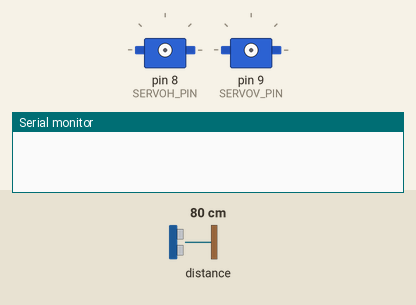
Recording of a sketch running on a simulated Arduino Uno, built for the host (arithmetic inside an expression is 32-bit, double 64-bit). Parts: 2 × servo, the last lines printed to the serial monitor. Inputs (shaded band) come from the test bench; at power-on: distance to the obstacle 80 cm. Storage starts empty.

Above: at 0.0 s.
At 8.08 s:
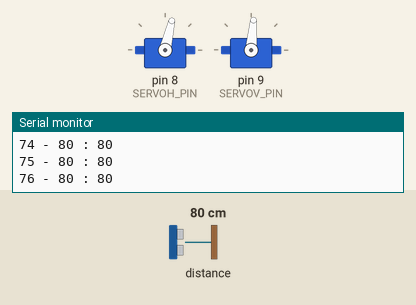
At 16.38 s:
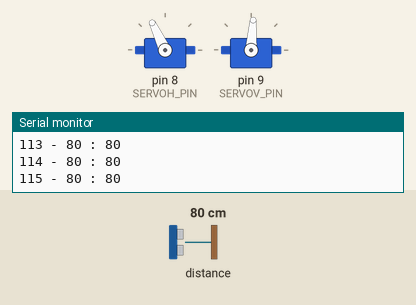
At 27.3 s:
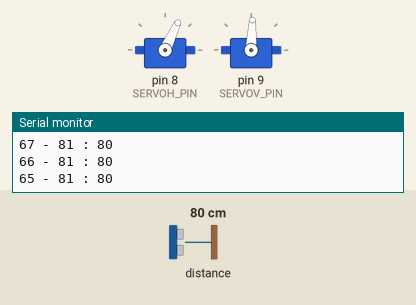
Timing chart, 0 to 40.0 s (numbered marks = the images above):
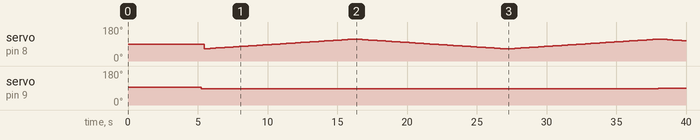

Measured:
- by itself, servo on pin 9 (SERVOV_PIN): 95° → 85° at 5.3 s, → 86° 10.9 s later, → 87° 10.9 s later, → 88° 10.9 s later

The sketch:

LIDAR_polygons_backup_.ino
```cpp
//Arduino LIDAR sensor to VRML
//Created by Fabien SANTOS-CESSAC

#include <Wire.h>
#include <LIDARLite.h>

#include <SD.h>
#include <Ethernet.h>
#include <math.h>

#include <Servo.h>

#define SERVOH_PIN 8  //Horizontal servo's pin
#define SERVOV_PIN 9  //Vertical servo's pin
#define SCAN_SPEED 10  //1 = fast, 10 = slow
#define SERVOH_MID 90
#define SERVOV_MID 95


LIDARLite myLidarLite;
File myFile;
Servo servoH; //Horizontal servo  --min-mid-max: 0 -90-180  right - left
Servo servoV; //Vertical servo    --min-mid-max: 85-95-180  down  - up

float x = 0, y = 0, z = 0;

char vlow = 85, vhigh = 115, hright = 65, hleft = 115; //scan area
char vpoints = 0, hpoints = 0;
boolean crs = 0; //comma removal system =D
int zCenter = 0; //offset to center the object in the VRML viewer

void setup()
{
  // put your setup code here, to run once:
  Serial.begin(9600);
  delay(5000);
  Serial.println("initializing stuff...");
  myLidarLite.begin();

  if (!SD.begin(4)) {
    Serial.println("SD initialization failed!");
    return;
  }
  Serial.println("SD initialization done.");

  myFile = SD.open("LIDAR.wrl", FILE_WRITE);

  servoH.attach(SERVOH_PIN);
  servoV.attach(SERVOV_PIN);

  servoWrite('V',95);
  servoWrite('H',90);
  int d;
  for (int i = 0; i<15; i++) // take 15 dummy reading to "warm up" the sensor
  {
    d = myLidarLite.distance();
    delay(5);
  }

  zCenter = d; //offset to center object in VRML viewer
}

void vrmlHeader()
{
  if (myFile)
  {
    myFile.println("#VRML V2.0 utf8");
    myFile.println("#Mr.Fab LIDAR\n");
    myFile.println("NavigationInfo {type \"EXAMINE\"}");
    myFile.println("Shape {");
    myFile.println("geometry IndexedFaceSet {");
    myFile.println("solid FALSE");
    myFile.println("coord Coordinate {");
    myFile.print("point [");
  }
}

void scan(char vl, char vh, char hl, char hh)//moves the servos and measures distance v:vertical, h: horizontal, l:low point, h: high point
{
  if(SD.remove("LIDAR.wrl"))//delete previous file (if any)
    Serial.println("Removed previous file");

  myFile = SD.open("LIDAR.wrl", FILE_WRITE);//open file for writing
  vrmlHeader();//write header

  vpoints = vh - vl + 1;//number of points per collumn
  hpoints = hh - hl + 1;//number of points per line

  boolean dir = 0;
  for (int v=vl; v<vh+1; v +=1)
  {
    servoWrite('V',v);
    delay(20*SCAN_SPEED);

    if (!dir)//if dir = 0
    {
      for (int h=hl; h<hh+1; h +=1)//count up
      {
        servoWrite('H',h);
        delay(20*SCAN_SPEED);
        measureDist(v-5,h);//v is 5 degrees off => send the actual angle to measure function
      }
    }
    else
    {
      for (int h=hh; h>hl-1; h -=1)//count down
      {
        servoWrite('H',h);
        delay(20*SCAN_SPEED);
        measureDist(v-5,h);//v is 5 degrees off => send the actual angle to measure function
      }
    }
    dir = !dir;//toggle dir
  }

  if (myFile)
  {
    myFile.println("         ]");//close Coordinate
    myFile.println("      }");//close IndexedFaceSet

    //       ### coordIndex [] TO MAKE TRIANGLES ###
    myFile.println("coordIndex [");
    for (int line = 0; line < vpoints-1; line++)
    {
      int offset = line * hpoints;
      for(int i = 1; i<hpoints; i++)
      {
        myFile.print(i + offset);
        myFile.print(" ");
        myFile.print(2 * hpoints - i + offset);
        myFile.print(" ");
        myFile.print(2 * hpoints - i - 1 + offset);
        myFile.print(" ");
        myFile.print("-1, ");
        //
        myFile.print(i - 1 + offset);
        myFile.print(" ");
        myFile.print(i + offset);
        myFile.print(" ");
        myFile.print(2 * hpoints - i + offset);
        myFile.print(" ");

        if((line == (vpoints - 2)) && (i == hpoints - 1))//Last Data Point ### UPDATE ###
          myFile.print("-1");
        else
          myFile.print("-1, ");
      }
    }
    myFile.println("]");
    //    ### coordIndex [] TO MAKE TRIANGLES ###

    myFile.println("   }\n}");
    myFile.close();
  }
}

void servoWrite(char c, int pos)
{
  if((c == 'H') || (c == 'h'))//Horizontal servo
    servoH.write(pos);
  else if ((c == 'V') || (c == 'v'))//Vertical servo
  {
    if(pos < 85)
      pos = 85;
    servoV.write(pos);
  }
}

void measureDist(int v, int h)//measure distance and store it to SD card
{
  int d = myLidarLite.distance();

  Serial.print(h);
  Serial.print(" - ");
  Serial.print(v);
  Serial.print(" : ");
  Serial.println(d);
  spatialTransform(v,h,d);

  if (myFile)
  {
    myFile.print("\t");
    myFile.print(x);
    myFile.print("\t");
    myFile.print(y);
    myFile.print("\t");
    myFile.print(z);

    if(((h == hleft)||(h == hright)) && (v == (vhigh-5)))//Last Data Point ### UPDATE ###
    {
      if(crs)
        delay(1);//no damn comma
      else
        crs = 1;//arm comma removal system
    }
    else
      myFile.print(",");
  }
  else
    Serial.println("error opening file");
}

void spatialTransform(int v, int h, int d)//transform polar coordinates to cartesian ones
{
  //use global variable to pass result back to parent function
  x = (-h + 90)/10.0;//don't mirror object
  y =  (v - 95)/10.0;
  z =  (d - zCenter)/10.0;
}

void loop()
{
  scan(vlow, vhigh, hright, hleft);
  Serial.println("done");
  while(1)
    delay(100);

}
```
